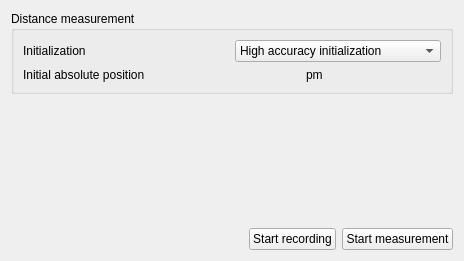
            <widget class="QWidget" name="tw_Measurement">
             <attribute name="title">
              <string>Measurement</string>
             </attribute>
             <layout class="QGridLayout" name="gridLayout_24">
              <item row="0" column="0">
               <layout class="QVBoxLayout" name="verticalLayout_8">
                <item>
                 <widget class="QGroupBox" name="groupBox_5">
                  <property name="title">
                   <string>Distance measurement</string>
                  </property>
                  <layout class="QVBoxLayout" name="verticalLayout_7">
                   <item>
                    <layout class="QHBoxLayout" name="horizontalLayout_10">
                     <item>
                      <widget class="QLabel" name="lbl_init">
                       <property name="text">
                        <string>Initialization</string>
                       </property>
                      </widget>
                     </item>
                     <item>
                      <widget class="QComboBox" name="cb_init">
                       <item>
                        <property name="text">
                         <string>High accuracy initialization</string>
                        </property>
                       </item>
                       <item>
                        <property name="text">
                         <string>Quick initialization</string>
                        </property>
                       </item>
                      </widget>
                     </item>
                    </layout>
                   </item>
                   <item>
                    <layout class="QHBoxLayout" name="horizontalLayout_9">
                     <item>
                      <widget class="QLabel" name="lbl_ref_position">
                       <property name="toolTip">
                        <string>The absolute position is estimated 
 at the measurement initialization procedure. </string>
                       </property>
                       <property name="text">
                        <string>Initial absolute position</string>
                       </property>
                      </widget>
                     </item>
                     <item>
                      <widget class="QLabel" name="lbl_ref_position_value">
                       <property name="text">
                        <string/>
                       </property>
                      </widget>
                     </item>
                     <item>
                      <widget class="QLabel" name="lbl_pos_units">
                       <property name="text">
                        <string>pm</string>
                       </property>
                      </widget>
                     </item>
                    </layout>
                   </item>
                  </layout>
                 </widget>
                </item>
                <item>
                 <spacer name="verticalSpacer_7">
                  <property name="orientation">
                   <enum>Qt::Vertical</enum>
                  </property>
                  <property name="sizeHint" stdset="0">
                   <size>
                    <width>20</width>
                    <height>128</height>
                   </size>
                  </property>
                 </spacer>
                </item>
                <item>
                 <layout class="QHBoxLayout" name="horizontalLayout_12">
                  <item>
                   <spacer name="horizontalSpacer_8">
                    <property name="orientation">
                     <enum>Qt::Horizontal</enum>
                    </property>
                    <property name="sizeHint" stdset="0">
                     <size>
                      <width>238</width>
                      <height>20</height>
                     </size>
                    </property>
                   </spacer>
                  </item>
                  <item>
                   <layout class="QHBoxLayout" name="horizontalLayout_11">
                    <item>
                     <widget class="QPushButton" name="pb_measure_record">
                      <property name="toolTip">
                       <string>Record data into file</string>
                      </property>
                      <property name="text">
                       <string>Start recording</string>
                      </property>
                     </widget>
                    </item>
                    <item>
                     <widget class="QPushButton" name="pb_measure_start">
                      <property name="toolTip">
                       <string>Start/stop streaming the data</string>
                      </property>
                      <property name="text">
                       <string>Start measurement</string>
                      </property>
                     </widget>
                    </item>
                   </layout>
                  </item>
                 </layout>
                </item>
               </layout>
              </item>
             </layout>
            </widget>
